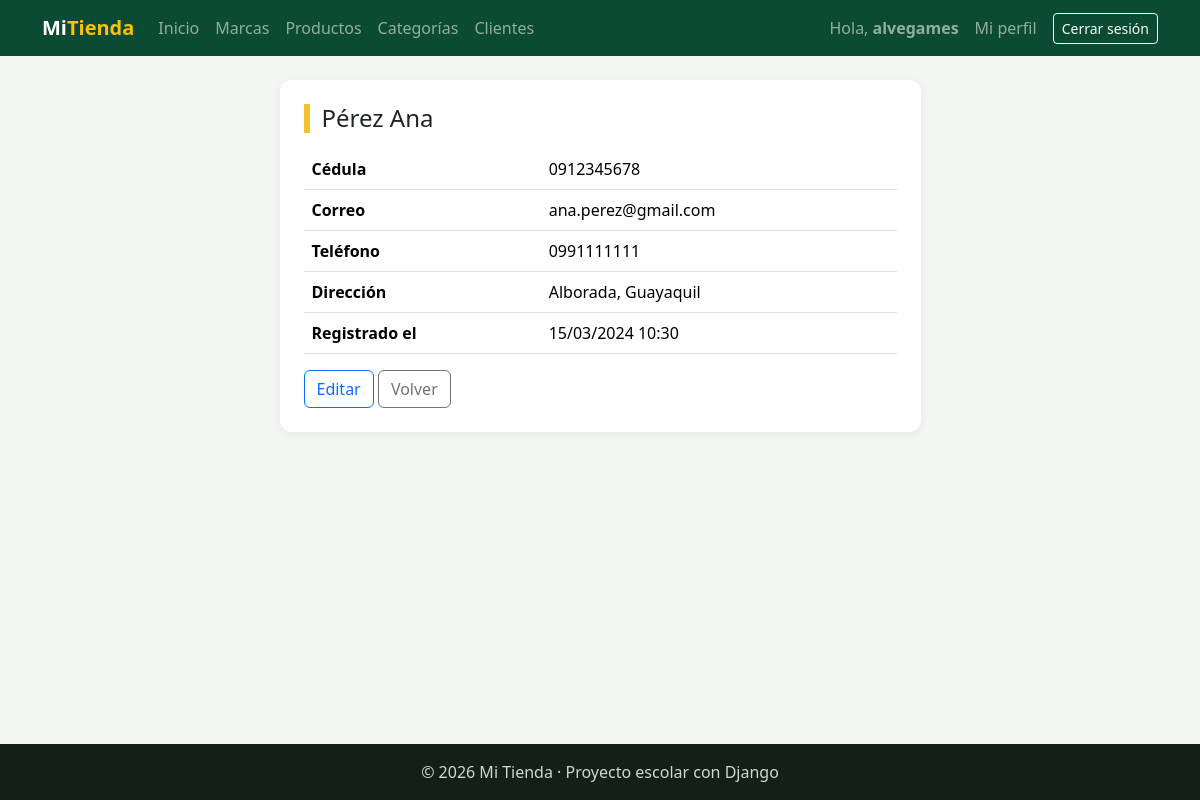
/facturacion/clientes/1/ (signed in), run on the app's committed database.
### facturacion/models.py (models this page shows)
class Cliente(models.Model):
    cedula = models.CharField("Cédula", max_length=10, unique=True)   # Texto (no número): puede empezar con 0
    nombres = models.CharField(max_length=80)
    apellidos = models.CharField(max_length=80)
    email = models.EmailField("Correo", blank=True)                    # EmailField revisa que tenga formato de correo
    telefono = models.CharField("Teléfono", max_length=15, blank=True)
    direccion = models.CharField("Dirección", max_length=200, blank=True)
    fecha_registro = models.DateTimeField(auto_now_add=True)
    class Meta:
        verbose_name = "Cliente"
        verbose_name_plural = "Clientes"
        ordering = ["apellidos", "nombres"]      # Primero por apellido; si se repite, por nombre
    def __str__(self):
        return f"{self.apellidos} {self.nombres}"   # Ej: "Pérez Ana"

### facturacion/views.py (the view)
# urls.py: path("clientes/<int:pk>/", views.cliente_detalle, name="cliente_detalle"),             # Ver uno (opcional)
@login_required
def cliente_detalle(request, pk):                          # READ (uno) · solo GET: la ficha del cliente (opcional)
    cliente = get_object_or_404(Cliente, pk=pk)
    return render(request, "facturacion/cliente_detalle.html", {"titulo": str(cliente), "cliente": cliente})

### facturacion/templates/facturacion/cliente_detalle.html (shortened to what this page needs)
{% extends "base.html" %}
{% block contenido %}
<div class="row justify-content-center">
    <div class="col-md-7">
        <div class="tarjeta">
            <h1 class="h4 titulo-pagina mb-3">{{ cliente.apellidos }} {{ cliente.nombres }}</h1>
            <table class="table m-0">
                <tr><th style="width:40%">Cédula</th><td>{{ cliente.cedula }}</td></tr>
                <tr><th>Correo</th><td>{{ cliente.email|default:"—" }}</td></tr>
                <tr><th>Teléfono</th><td>{{ cliente.telefono|default:"—" }}</td></tr>
                <tr><th>Dirección</th><td>{{ cliente.direccion|default:"—" }}</td></tr>
                <tr><th>Registrado el</th><td>{{ cliente.fecha_registro|date:"d/m/Y H:i" }}</td></tr>
            </table>
            <div class="mt-3">
                <a href="{% url 'facturacion:cliente_editar' cliente.pk %}" class="btn btn-outline-primary">Editar</a>
                <a href="{% url 'facturacion:cliente_lista' %}" class="btn btn-outline-secondary">Volver</a>
            </div>
        </div>
    </div>
</div>
{% endblock %}

### templates/base.html (shortened to what this page needs)
{% load static %}
<!DOCTYPE html>
<html lang="es">
<head>
    <link href="https://cdn.jsdelivr.net/npm/bootstrap@5.3.3/dist/css/bootstrap.min.css" rel="stylesheet">
    <link rel="stylesheet" href="{% static 'css/estilos.css' %}">
</head>
<body>
    <nav class="navbar navbar-expand-lg navbar-dark barra">
        <div class="container">
            <a class="navbar-brand fw-bold" href="{% url 'home' %}">Mi<span class="text-warning">Tienda</span></a>
            <div class="collapse navbar-collapse" id="menu">
                <ul class="navbar-nav me-auto">
                    <li class="nav-item"><a class="nav-link" href="{% url 'home' %}">Inicio</a></li>
                    {% if user.is_authenticated %}
                        <li class="nav-item"><a class="nav-link" href="{% url 'facturacion:marca_lista' %}">Marcas</a></li>
                        <li class="nav-item"><a class="nav-link" href="{% url 'facturacion:producto_lista' %}">Productos</a></li>
                        <li class="nav-item"><a class="nav-link" href="{% url 'facturacion:categoria_lista' %}">Categorías</a></li>
                        <li class="nav-item"><a class="nav-link" href="{% url 'facturacion:cliente_lista' %}">Clientes</a></li>
                    {% endif %}
                </ul>
                <ul class="navbar-nav align-items-lg-center gap-2">
                    {% if user.is_authenticated %}
                        <li class="nav-item navbar-text">Hola, <b>{{ user.username }}</b></li>
                        <li class="nav-item"><a class="nav-link" href="{% url 'facturacion:mi_perfil' %}">Mi perfil</a></li>
                        <li class="nav-item">
                            <form method="post" action="{% url 'logout' %}" class="m-0">
                                <button type="submit" class="btn btn-sm btn-outline-light">Cerrar sesión</button>
                            </form>
                        </li>
                    {% else %}
                        <li class="nav-item"><a class="nav-link" href="{% url 'login' %}">Ingresar</a></li>
                        <li class="nav-item"><a class="btn btn-sm btn-warning" href="{% url 'registro' %}">Crear cuenta</a></li>
                    {% endif %}
                </ul>
            </div>
        </div>
    </nav>
    <main class="container py-4">
        {% block contenido %}{% endblock %}
    </main>
    <footer class="pie text-center py-3">© 2026 Mi Tienda · Proyecto escolar con Django</footer>
</body>
</html>

### static/css/estilos.css (style rules this page uses)
:root { --verde: #0c4b33; --verde-claro: #2f9e6e; --amarillo: #f2c230; }
body { background-color: #f3f6f2; min-height: 100vh; display: flex; flex-direction: column; }
main { flex: 1; }
.barra { background-color: var(--verde); }
.titulo-pagina { border-left: 6px solid var(--amarillo); padding-left: 12px; }
.tarjeta { background-color: white; border-radius: 12px; padding: 24px; box-shadow: 0 2px 10px rgba(0, 0, 0, .06); }
.pie { background-color: #13201a; color: #cfd8d3; }

### data on the page
Cliente: apellidos "Pérez", nombres "Ana", cedula "0912345678", email "ana.perez@gmail.com", telefono "0991111111", direccion "Alborada, Guayaquil", fecha_registro "15/03/2024 10:30"

### other printed values
{{ user.username }} "alvegames"
